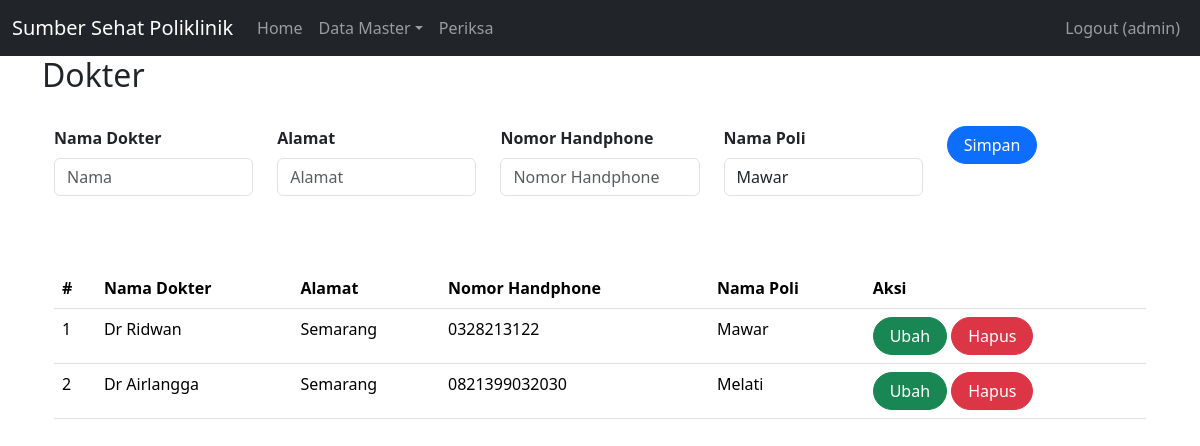
The page /index.php?page=dokter (signed in) on the database its author committed.
### tables this page shows
CREATE TABLE `dokter` (
  `id` int(11) UNSIGNED NOT NULL,
  `nama` varchar(255) DEFAULT NULL,
  `alamat` varchar(255) DEFAULT NULL,
  `no_hp` varchar(50) DEFAULT NULL,
  `id_poli` int(11) UNSIGNED NOT NULL
);

CREATE TABLE `poli` (
  `id` int(11) UNSIGNED NOT NULL,
  `nama_poli` varchar(25) NOT NULL,
  `keterangan` text NOT NULL
);

### dokter.php (the view, shortened to what this page needs)
<div class="container">
<h2>Dokter</h2>
<br>
    <?php
include'koneksi.php';
?>
<body>
<div class="container">
    <form class="form row"  method="POST" action="" name="myForm" onsubmit="return(validate());">
    <?php
    $nama = '';
    $alamat = '';
    $no_hp = '';
    ?>
         <div class="col">
        <label for="inputNama" class="form-label fw-bold">
            Nama Dokter
        </label>
        <input type="varchar" class="form-control" name="nama" id="inputNama" placeholder="Nama" value="<?php echo $nama ?>">
    </div>
    <div class="col">
        <label for="inputAlamat" class="form-label fw-bold">
            Alamat
        </label>
        <input type="varchar" class="form-control" name="alamat" id="inputAlamat" placeholder="Alamat" value="<?php echo $alamat ?>">
    </div>
    <div class="col mb-2">
        <label for="inputNo_hp" class="form-label fw-bold">
        Nomor Handphone
        </label>
        <input type="varchar" class="form-control" name="no_hp" id="inputNo_hp" placeholder="Nomor Handphone" value="<?php echo $no_hp ?>">
    </div>
    <div class="col">
        <label for="inputNama" class="form-label fw-bold">
            Nama Poli
        </label>
        <select class="form-control" name="id_poli">
        <?php
        $selected = '';
        $poli = mysqli_query($mysqli, "SELECT * FROM poli");
        while ($data = mysqli_fetch_array($poli)) {
            if ($data['id'] == $id_pasien) {
                $selected = 'selected="selected"';
            } else {
                $selected = '';
            }
        ?>
            <option value="<?php echo $data['id'] ?>" <?php echo $selected ?>><?php echo $data['nama_poli'] ?></option>
        <?php
        }
        ?>
    </select>
    </div>
    <div class="col">
        <button type="submit" class="btn btn-primary rounded-pill px-3" name="simpan">Simpan</button>
    </div>
    </form>
    <br>
    <br>
    <table class="table table-hover">
    <table class="table table-hover">
    <thead>
        <tr>
            <th scope="col">#</th>
            <th scope="col">Nama Dokter</th>
            <th scope="col">Alamat</th>
            <th scope="col">Nomor Handphone</th>
            <th scope="col">Nama Poli</th>
            <th scope="col">Aksi</th>
        </tr>
    </thead>
        <tbody>
    <?php
    $result = mysqli_query(
    $mysqli,"SELECT dokter.*, poli.nama_poli as 'nama_poli' FROM dokter LEFT JOIN poli  ON (dokter.id_poli=poli.id) ORDER BY id"
    );
$no = 1;
while ($data = mysqli_fetch_array($result)) {
?>
    <tr>
        <td><?php echo $no++ ?></td>
        <td><?php echo $data['nama'] ?></td>
        <td><?php echo $data['alamat'] ?></td>
        <td><?php echo $data['no_hp'] ?></td>
        <td><?php echo $data['nama_poli'] ?></td>
                <td>
                <a class="btn btn-success rounded-pill px-3" href="index.php?page=dokter&id=<?php echo $data['id'] ?>">Ubah</a>
                        <a class="btn btn-danger rounded-pill px-3" href="index.php?page=dokter&id=<?php echo $data['id'] ?>&aksi=hapus">Hapus</a>
                    </td>
            </tr>
        <?php
        }
        ?>
    </tbody>
    </table>

### rows shown on the page
dokter: nama "Dr Ridwan", alamat "Semarang", no_hp "0328213122", id_poli.nama_poli "Mawar"
dokter: nama "Dr Airlangga", alamat "Semarang", no_hp "0821399032030", id_poli.nama_poli "Melati"

### other values the page prints
$_SESSION['username'] "admin"
form field id_poli "Mawar"
